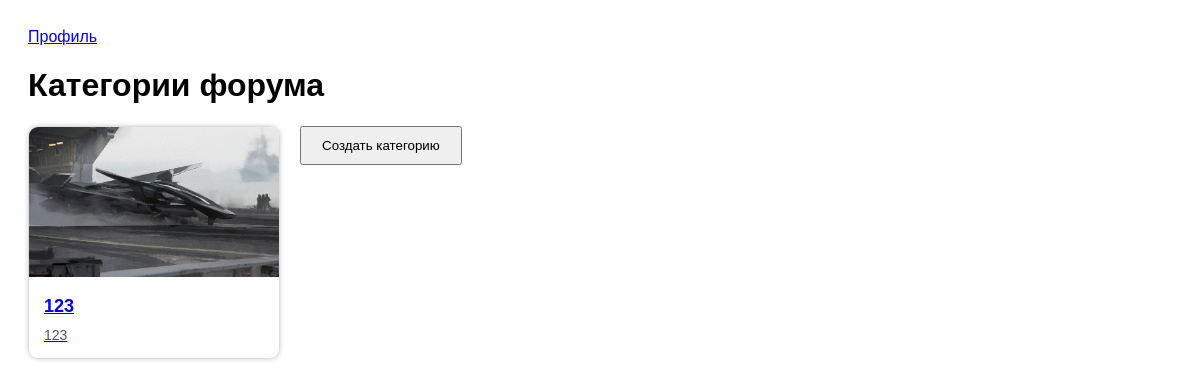
The page / on the database its author committed.
### categories/models.py (models this page shows, shortened)
class Category(models.Model):
    title = models.CharField(max_length=255)
    description = models.TextField()
    image = models.ImageField(upload_to='category_images/')

### categories/views.py (the view)
# urls.py: path('', views.index, name='categories_index'),
def index(request):
    categories = Category.objects.all()
    return render(request, 'categories/index.html', {'categories': categories})

### categories/templates/categories/index.html (shortened to what this page needs)
{% load static %}
<!DOCTYPE html>
<html lang="ru">
<head>
    <link rel="stylesheet" href="{% static 'categories/index.css' %}">
</head>
<body>
    <a href="{% url 'profile' %}">Профиль</a>
    <h1>Категории форума</h1>
    <div class="container">
        {% for category in categories %}
        <a href="{% url 'category_detail' category.id %}">
            <div class="card">
                <img src="{{ category.image.url }}" alt="">
                <div class="card-body">
                    <div class="title">{{ category.title }}</div>
                    <div class="description">{{ category.description }}</div>
                </div>
            </div>
        </a>
        {% endfor %}
        <a href="{% url 'create_category' %}">
            <button style="padding: 10px 20px; margin-bottom: 20px;">
                Создать категорию
            </button>
        </a>
    </div>
</body>
</html>

### categories/static/categories/index.css (style rules this page uses)
body { font-family: Arial, sans-serif; padding: 20px; }
.container { display: flex; flex-wrap: wrap; gap: 20px; }
.card { width: 250px; border: 1px solid #ddd; border-radius: 10px; overflow: hidden; box-shadow: 0 0 5px #ccc; }
.card img { width: 100%; height: 150px; object-fit: cover; }
.card-body { padding: 15px; }
.title { font-size: 18px; font-weight: bold; }
.description { font-size: 14px; margin-top: 10px; color: #555; }

### rows shown on the page
Category: image (picture), title "123", description "123"
